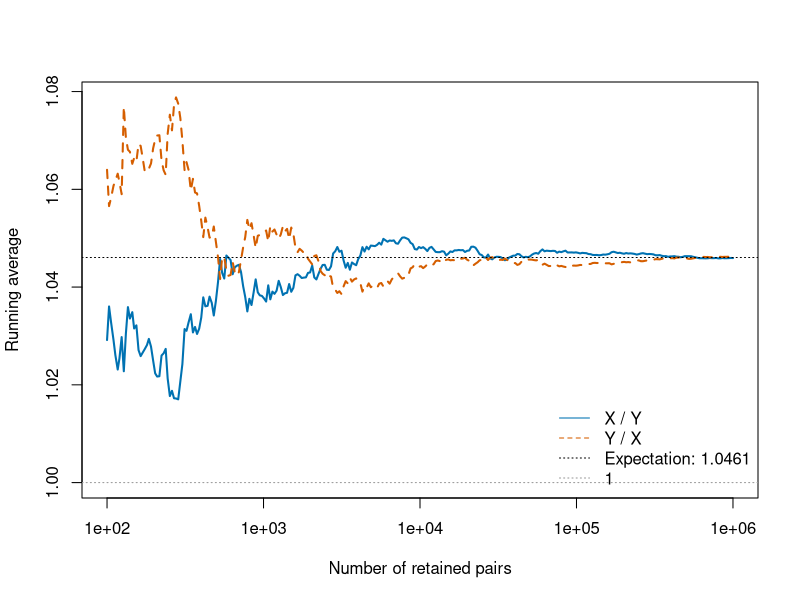

R code for this plot:
## ---- chunk 1
set.seed(20260924)
n <- 1000000
mu <- 1
sigma <- 0.2
X <- rnorm(n, mean = mu, sd = sigma)
Y <- rnorm(n, mean = mu, sd = sigma)

summarize_ratios <- function(x, y) {
  data.frame(
    pairs = length(x),
    mean_X = mean(x),
    mean_Y = mean(y),
    ratio_of_means = mean(x) / mean(y),
    mean_X_over_Y = mean(x / y),
    mean_Y_over_X = mean(y / x)
  )
}

knitr::kable(summarize_ratios(X, Y), digits = 4)
## ---- chunk 2
lower <- 0.2
upper <- 2 * mu - lower
keep <- X >= lower & X <= upper & Y >= lower & Y <= upper
x <- X[keep]
y <- Y[keep]

knitr::kable(summarize_ratios(x, y), digits = 4)
## ---- chunk 3
#| label: fig-running-ratio-means
#| fig-width: 7
#| fig-height: 4
#| fig-cap: "Both running averages approach the same expectation above 1 for the truncated normals."
#| fig-alt: "Running averages of X / Y and Y / X plotted against sample size, with reference lines at 1 and their shared theoretical expectation."
mass <- pnorm(upper, mu, sigma) - pnorm(lower, mu, sigma)
expected_ratio <- mu * integrate(
  function(z) dnorm(z, mu, sigma) / (z * mass),
  lower = lower, upper = upper
)$value

k <- unique(round(exp(seq(log(100), log(length(x)), length.out = 300))))
running <- cbind(cumsum(x / y)[k] / k, cumsum(y / x)[k] / k)
matplot(
  k, running, type = "l", log = "x", lty = c(1, 2),
  col = c("#0072B2", "#D55E00"), lwd = 2,
  ylim = range(1, expected_ratio, running),
  xlab = "Number of retained pairs", ylab = "Running average"
)
abline(h = 1, col = "grey60", lty = 3)
abline(h = expected_ratio, col = "black", lty = 3)
legend(
  "bottomright",
  legend = c("X / Y", "Y / X", sprintf("Expectation: %.4f", expected_ratio), "1"),
  col = c("#0072B2", "#D55E00", "black", "grey60"),
  lty = c(1, 2, 3, 3), bty = "n"
)
